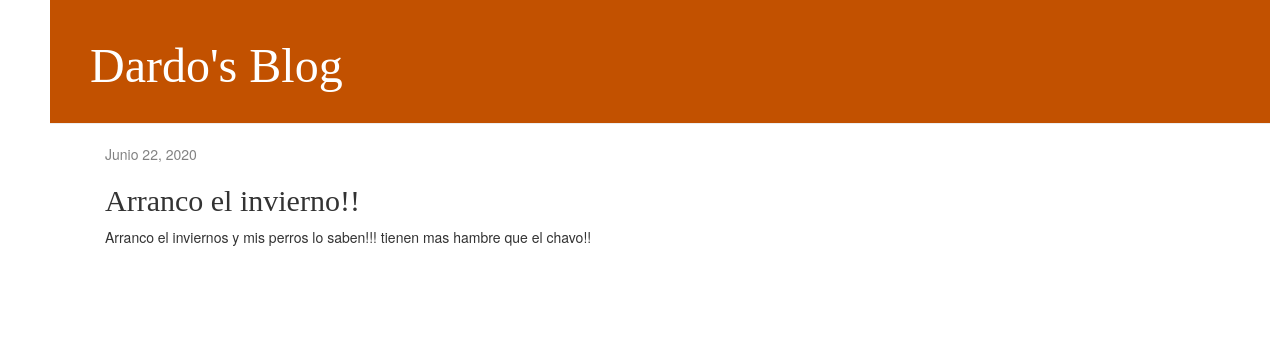
The page /post/8/ on the database its author committed.
### blog/models.py (models this page shows, shortened)
class Post (models.Model):
    author = models.ForeignKey('auth.User', on_delete=models.CASCADE)
    title = models.CharField(max_length= 200)
    text = models.TextField()
    created_date = models.DateTimeField(default=timezone.now)
    published_date = models.DateField(blank= True, null= True)

### blog/views.py (the view)
# urls.py: path('post/<int:pk>/',views.post_detail, name='post_detail'),
def post_detail(request,pk):
    post = get_object_or_404(Post,pk=pk)
    return render(request, 'blog/post_detail.html',{'post':post})

### blog/templates/blog/post_detail.html (shortened to what this page needs)
<!DOCTYPE html>
{% extends 'blog/base.html' %}
{% block content %}
    <div class="post">
        {% if post.published_date %}
            <div class="date">
                {{ post.published_date }}
            </div>
        {% endif %}
        <h2>{{ post.title }}</h2>
        <p>{{ post.text|linebreaksbr }}</p>
    </div>
{% endblock %}

### blog/static/css/blog.css (style rules this page uses)
body { padding-left: 50px; }
h1, h2, h3, h4 { font-family: 'Lobster', cursive; }
.date { color: #828282; }
.post { margin-bottom: 70px; }

### rows shown on the page
Post: published_date "Junio 22, 2020", title "Arranco el invierno!!", text "Arranco el inviernos y mis perros lo saben!!! tienen mas hambre que el chavo!!"
